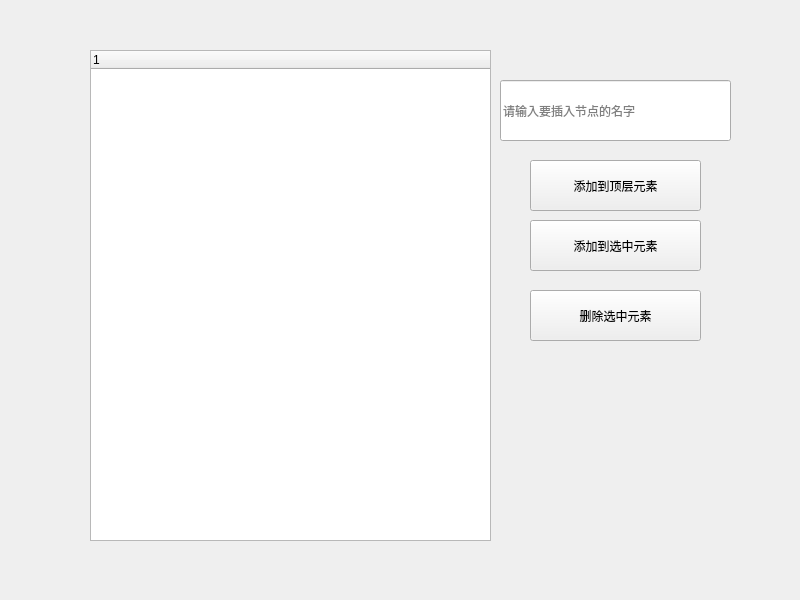
<?xml version="1.0" encoding="UTF-8"?>
<ui version="4.0">
 <class>Widget</class>
 <widget class="QWidget" name="Widget">
  <property name="geometry">
   <rect>
    <x>0</x>
    <y>0</y>
    <width>800</width>
    <height>600</height>
   </rect>
  </property>
  <property name="windowTitle">
   <string>Widget</string>
  </property>
  <widget class="QTreeWidget" name="treeWidget">
   <property name="geometry">
    <rect>
     <x>90</x>
     <y>50</y>
     <width>401</width>
     <height>491</height>
    </rect>
   </property>
   <column>
    <property name="text">
     <string notr="true">1</string>
    </property>
   </column>
  </widget>
  <widget class="QLineEdit" name="lineEdit">
   <property name="geometry">
    <rect>
     <x>500</x>
     <y>80</y>
     <width>231</width>
     <height>61</height>
    </rect>
   </property>
   <property name="placeholderText">
    <string>请输入要插入节点的名字</string>
   </property>
  </widget>
  <widget class="QPushButton" name="pushButton_insertTopLevelItem">
   <property name="geometry">
    <rect>
     <x>530</x>
     <y>160</y>
     <width>171</width>
     <height>51</height>
    </rect>
   </property>
   <property name="text">
    <string>添加到顶层元素</string>
   </property>
  </widget>
  <widget class="QPushButton" name="pushButton_insertItem">
   <property name="geometry">
    <rect>
     <x>530</x>
     <y>220</y>
     <width>171</width>
     <height>51</height>
    </rect>
   </property>
   <property name="text">
    <string>添加到选中元素</string>
   </property>
  </widget>
  <widget class="QPushButton" name="pushButton_deleteItem">
   <property name="geometry">
    <rect>
     <x>530</x>
     <y>290</y>
     <width>171</width>
     <height>51</height>
    </rect>
   </property>
   <property name="text">
    <string>删除选中元素</string>
   </property>
  </widget>
 </widget>
 <resources/>
 <connections/>
</ui>
